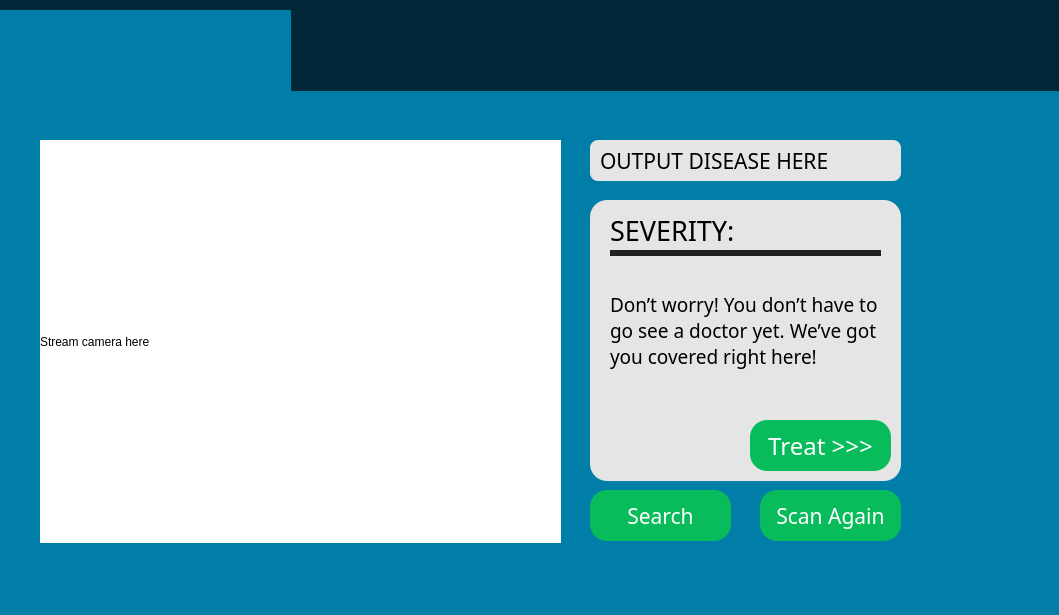
<?xml version="1.0" encoding="UTF-8"?>
<ui version="4.0">
 <class>MainWindow</class>
 <widget class="QMainWindow" name="MainWindow">
  <property name="geometry">
   <rect>
    <x>0</x>
    <y>0</y>
    <width>1059</width>
    <height>615</height>
   </rect>
  </property>
  <property name="windowTitle">
   <string>CamMD</string>
  </property>
  <property name="autoFillBackground">
   <bool>false</bool>
  </property>
  <property name="styleSheet">
   <string notr="true">background-color: #007EA7;

</string>
  </property>
  <widget class="QWidget" name="centralwidget">
   <widget class="QLabel" name="header_rectangle">
    <property name="geometry">
     <rect>
      <x>0</x>
      <y>0</y>
      <width>1071</width>
      <height>91</height>
     </rect>
    </property>
    <property name="styleSheet">
     <string notr="true">background-color: #022738;</string>
    </property>
    <property name="text">
     <string/>
    </property>
   </widget>
   <widget class="QLabel" name="label">
    <property name="geometry">
     <rect>
      <x>0</x>
      <y>10</y>
      <width>291</width>
      <height>81</height>
     </rect>
    </property>
    <property name="text">
     <string/>
    </property>
    <property name="pixmap">
     <pixmap>logo.png</pixmap>
    </property>
   </widget>
   <widget class="QLabel" name="camera_box">
    <property name="geometry">
     <rect>
      <x>40</x>
      <y>140</y>
      <width>521</width>
      <height>403</height>
     </rect>
    </property>
    <property name="styleSheet">
     <string notr="true">background-color: white;</string>
    </property>
    <property name="text">
     <string>Stream camera here</string>
    </property>
   </widget>
   <widget class="Line" name="line">
    <property name="geometry">
     <rect>
      <x>610</x>
      <y>250</y>
      <width>271</width>
      <height>6</height>
     </rect>
    </property>
    <property name="styleSheet">
     <string notr="true">background-color: #212121;
border-radius: 50px;
</string>
    </property>
    <property name="lineWidth">
     <number>1</number>
    </property>
    <property name="orientation">
     <enum>Qt::Horizontal</enum>
    </property>
   </widget>
   <widget class="QLabel" name="severity">
    <property name="geometry">
     <rect>
      <x>610</x>
      <y>210</y>
      <width>281</width>
      <height>41</height>
     </rect>
    </property>
    <property name="font">
     <font>
      <family>Poppins</family>
      <pointsize>20</pointsize>
     </font>
    </property>
    <property name="styleSheet">
     <string notr="true">background-color: none;</string>
    </property>
    <property name="text">
     <string>SEVERITY:</string>
    </property>
   </widget>
   <widget class="QLabel" name="output_disease">
    <property name="geometry">
     <rect>
      <x>590</x>
      <y>140</y>
      <width>311</width>
      <height>41</height>
     </rect>
    </property>
    <property name="font">
     <font>
      <family>Poppins</family>
      <pointsize>16</pointsize>
     </font>
    </property>
    <property name="styleSheet">
     <string notr="true">background-color: #E5E5E5;
border-radius: 8px;
text-align: center;
padding: 5px;

</string>
    </property>
    <property name="text">
     <string>OUTPUT DISEASE HERE</string>
    </property>
   </widget>
   <widget class="QPushButton" name="treat">
    <property name="geometry">
     <rect>
      <x>750</x>
      <y>420</y>
      <width>141</width>
      <height>51</height>
     </rect>
    </property>
    <property name="font">
     <font>
      <family>Poppins</family>
      <pointsize>18</pointsize>
     </font>
    </property>
    <property name="cursor">
     <cursorShape>PointingHandCursor</cursorShape>
    </property>
    <property name="styleSheet">
     <string notr="true">border-radius: 17px;
background-color: #09BC5B; 
color: white;
</string>
    </property>
    <property name="text">
     <string>Treat &gt;&gt;&gt;</string>
    </property>
   </widget>
   <widget class="QPushButton" name="search">
    <property name="geometry">
     <rect>
      <x>590</x>
      <y>490</y>
      <width>141</width>
      <height>51</height>
     </rect>
    </property>
    <property name="font">
     <font>
      <family>Poppins</family>
      <pointsize>16</pointsize>
     </font>
    </property>
    <property name="cursor">
     <cursorShape>PointingHandCursor</cursorShape>
    </property>
    <property name="styleSheet">
     <string notr="true">border-radius: 17px;
background-color: #09BC5B; 
color: white;
</string>
    </property>
    <property name="text">
     <string>Search</string>
    </property>
   </widget>
   <widget class="QPushButton" name="scan_again">
    <property name="geometry">
     <rect>
      <x>760</x>
      <y>490</y>
      <width>141</width>
      <height>51</height>
     </rect>
    </property>
    <property name="font">
     <font>
      <family>Poppins</family>
      <pointsize>16</pointsize>
     </font>
    </property>
    <property name="cursor">
     <cursorShape>PointingHandCursor</cursorShape>
    </property>
    <property name="styleSheet">
     <string notr="true">border-radius: 17px;
background-color: #09BC5B; 
color: white;
</string>
    </property>
    <property name="text">
     <string>Scan Again</string>
    </property>
   </widget>
   <widget class="QLabel" name="label_6">
    <property name="geometry">
     <rect>
      <x>890</x>
      <y>140</y>
      <width>161</width>
      <height>401</height>
     </rect>
    </property>
    <property name="text">
     <string/>
    </property>
    <property name="pixmap">
     <pixmap>doctor_asset.png</pixmap>
    </property>
   </widget>
   <widget class="QLabel" name="label_7">
    <property name="geometry">
     <rect>
      <x>590</x>
      <y>200</y>
      <width>311</width>
      <height>281</height>
     </rect>
    </property>
    <property name="font">
     <font>
      <family>Poppins</family>
      <pointsize>20</pointsize>
     </font>
    </property>
    <property name="styleSheet">
     <string notr="true">background-color:#E5E5E5;
border-radius: 17px;
</string>
    </property>
    <property name="text">
     <string/>
    </property>
   </widget>
   <widget class="QLabel" name="severity_message">
    <property name="geometry">
     <rect>
      <x>610</x>
      <y>260</y>
      <width>281</width>
      <height>141</height>
     </rect>
    </property>
    <property name="font">
     <font>
      <family>Poppins</family>
      <pointsize>14</pointsize>
     </font>
    </property>
    <property name="styleSheet">
     <string notr="true">background-color: none;</string>
    </property>
    <property name="text">
     <string>Don’t worry! You don’t have to go see a doctor yet. We’ve got you covered right here!</string>
    </property>
    <property name="wordWrap">
     <bool>true</bool>
    </property>
   </widget>
   <zorder>label_6</zorder>
   <zorder>label_7</zorder>
   <zorder>header_rectangle</zorder>
   <zorder>label</zorder>
   <zorder>camera_box</zorder>
   <zorder>line</zorder>
   <zorder>severity</zorder>
   <zorder>output_disease</zorder>
   <zorder>treat</zorder>
   <zorder>search</zorder>
   <zorder>scan_again</zorder>
   <zorder>severity_message</zorder>
  </widget>
  <widget class="QMenuBar" name="menubar">
   <property name="geometry">
    <rect>
     <x>0</x>
     <y>0</y>
     <width>1059</width>
     <height>21</height>
    </rect>
   </property>
  </widget>
  <widget class="QStatusBar" name="statusbar"/>
 </widget>
 <resources/>
 <connections/>
</ui>
